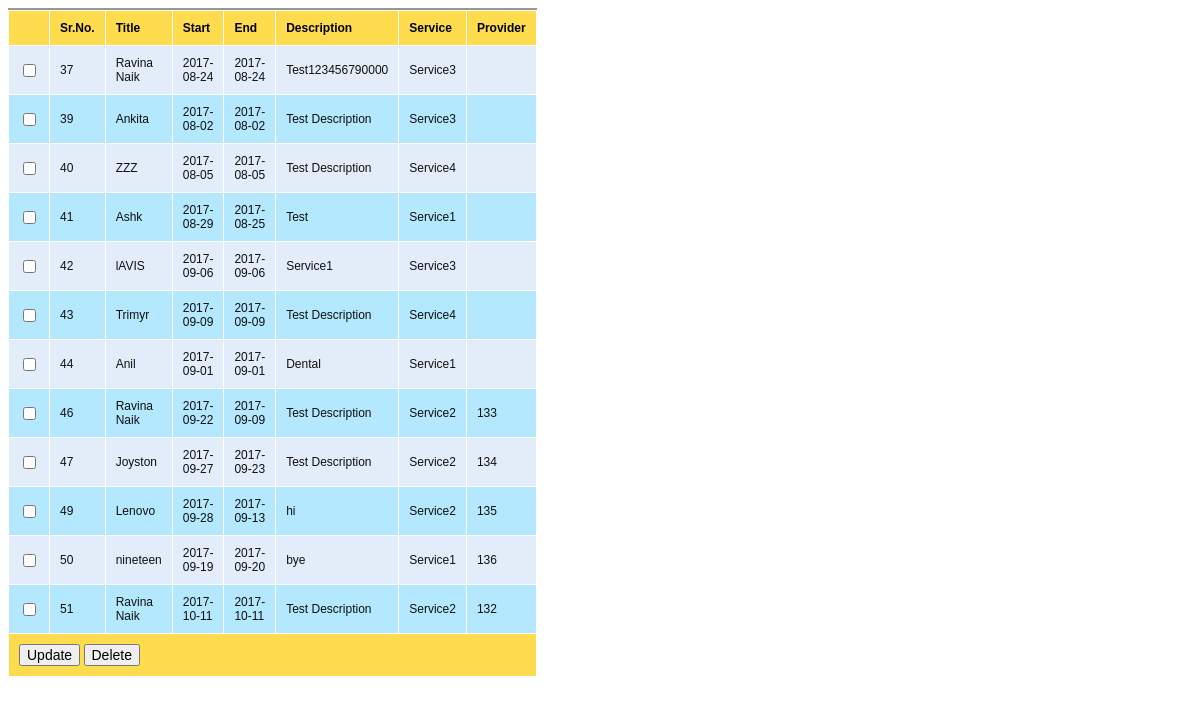
Page /calendar_events/list_user.php on the committed database.
### tables this page shows
CREATE TABLE `calendar_events` (
  `ID` int(11) NOT NULL,
  `title` varchar(500) NOT NULL,
  `start` date NOT NULL,
  `end` date NOT NULL,
  `description` varchar(250) NOT NULL,
  `service` varchar(100) NOT NULL,
  `provider` varchar(200) NOT NULL
);

### calendar_events/list_user.php (the view, shortened to what this page needs)
<?php
$conn = mysqli_connect("localhost","root","");
mysqli_select_db($conn,"dentist_management");
$result = mysqli_query($conn,"SELECT * FROM calendar_events");
?>
<html>
<head>
<link rel="stylesheet" type="text/css" href="../styles.css" />
</head>
<body>
<form name="frmUser" method="post" action="">
<div style="width:500px;">
<table border="0" cellpadding="10" cellspacing="1" width="500" class="tblListForm">
<tr class="listheader">
<td></td>
		<td>Sr.No.</td>
		<td>Title</td>
		<td>Start</td>
		<td>End</td>
		<td>Description</td>
		<td>Service</td>
		<td>Provider</td>
</tr>
<?php
$i=0;
while($row = mysqli_fetch_array($result)) {
if($i%2==0)
$classname="evenRow";
else
$classname="oddRow";
?>
<tr class="<?php if(isset($classname)) echo $classname;?>">
	<td><input type="checkbox" name="calendar_events[]" value="<?php echo $row["ID"]; ?>" ></td>
	<td><?php echo $row["ID"]; ?></td>
	<td><?php echo $row["title"]; ?></td>
	<td><?php echo $row["start"]; ?></td>
	<td><?php echo $row["end"]; ?></td>
	<td><?php echo $row["description"]; ?></td>
	<td><?php echo $row["service"]; ?></td>
	<td><?php echo $row["provider"]; ?></td>
</tr>
<?php
$i++;
}
?>
<tr class="listheader">
	<td colspan="12">
		<input type="button" name="update" value="Update" onClick="setUpdateAction();" />
		<input type="button" name="delete" value="Delete"  onClick="setDeleteAction();" />
	</td>
</tr>
</table>
</form>
</body></html>

### styles.css (style rules this page uses)
body { font-family:Arial; }
input { font-family:Arial; font-size:14px; }
.evenRow { background-color: #E2EDF9; font-size:12px; color:#101010; }
.oddRow { background-color: #B3E8FF; font-size:12px; color:#101010; }
.tblListForm { border-top:2px #999999 solid; }
.listheader { background-color: #fedc4d; font-size:12px; font-weight:bold; }

### rows in the picture
calendar_events: ID "37", title "Ravina Naik", start "2017-08-24", end "2017-08-24", description "Test123456790000", service "Service3"
calendar_events: ID "39", title "Ankita", start "2017-08-02", end "2017-08-02", description "Test Description", service "Service3"
calendar_events: ID "40", title "ZZZ", start "2017-08-05", end "2017-08-05", description "Test Description", service "Service4"
calendar_events: ID "41", title "Ashk", start "2017-08-29", end "2017-08-25", description "Test", service "Service1"
calendar_events: ID "42", title "lAVIS", start "2017-09-06", end "2017-09-06", description "Service1", service "Service3"
calendar_events: ID "43", title "Trimyr", start "2017-09-09", end "2017-09-09", description "Test Description", service "Service4"
calendar_events: ID "44", title "Anil", start "2017-09-01", end "2017-09-01", description "Dental", service "Service1"
calendar_events: ID "46", title "Ravina Naik", start "2017-09-22", end "2017-09-09", description "Test Description", service "Service2", provider "133"
calendar_events: ID "47", title "Joyston", start "2017-09-27", end "2017-09-23", description "Test Description", service "Service2", provider "134"
calendar_events: ID "49", title "Lenovo", start "2017-09-28", end "2017-09-13", description "hi", service "Service2", provider "135"
calendar_events: ID "50", title "nineteen", start "2017-09-19", end "2017-09-20", description "bye", service "Service1", provider "136"
calendar_events: ID "51", title "Ravina Naik", start "2017-10-11", end "2017-10-11", description "Test Description", service "Service2", provider "132"
